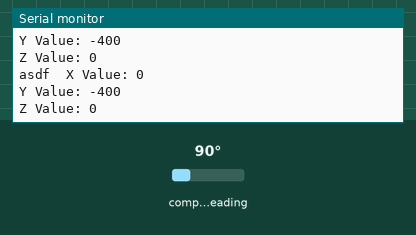
The sketch below on a simulated Arduino Uno, built with avr-gcc and run on an emulated ATmega328P. Parts: the last lines printed to the serial monitor. Wiring (inferred from the names in the program): HMC5883L compass at I2C address 0x1E. The inputs (shaded band) are chosen by the test bench; at power-on: compass heading 90°.

Above: at 1.3 s.
1.4 s: compass heading set to 7°
At 1.81 s:
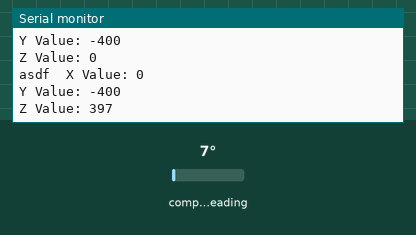
2.9 s: compass heading set to 180°
At 3.32 s:
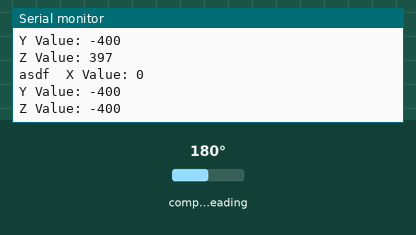
Timing chart, 0 to 5.9 s (numbered marks = the images above; inputs shaded):
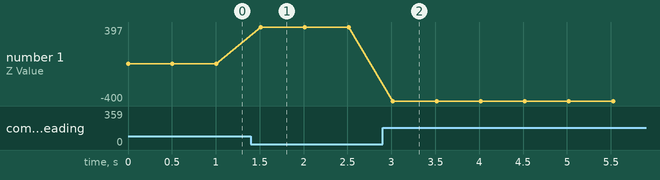

The sketch:

HMC5883L_Add.ino
```cpp
#include <Wire.h> //I2C Arduino Library

#define addr 0x1E //I2C Address for The HMC5883
//#define addr 0x0D
void setup() {
  Serial.begin(115200);
  Wire.begin();

  Wire.beginTransmission(addr); //start talking
  Wire.write(0x09); // Set the Register
  Wire.write(0x1D); // Tell the HMC5883 to Continuously Measure

  //  Wire.write(0x02); // Set the Register
  //  Wire.write(0x00); // Tell the HMC5883 to Continuously Measure
  Wire.endTransmission();
}


  int x, y, z; //triple axis data
void loop() {


  //Tell the HMC what regist to begin writing data into
  Wire.beginTransmission(addr);
  Wire.write(0x00); //start with register 3.
  Wire.write(0x03); //start with register 3.
  Wire.endTransmission();


  //Read the data.. 2 bytes for each axis.. 6 total bytes
  Wire.requestFrom(addr, 6);
  if (6 <= Wire.available()) {
    Serial.print("asdf\t");
    x = Wire.read() << 8; //MSB x
    x |= Wire.read(); //LSB x
    z = Wire.read() << 8; //MSB z
    z |= Wire.read(); //LSB z
    y = Wire.read() << 8; //MSB y
    y |= Wire.read(); //LSB y
  }

  // Show Values
  Serial.print("X Value: ");
  Serial.println(x);
  Serial.print("Y Value: ");
  Serial.println(y);
  Serial.print("Z Value: ");
  Serial.println(z);
  Serial.println();

  delay(500);
}
```

Measured:
- after the input at 1.4 s, the serial monitor: prints a new line after 0.11 s (image 1)
- after the input at 2.9 s, the serial monitor: prints a new line after 0.12 s (image 2)
- plotted number 1: 0 → 397 after the input at 1.4 s
